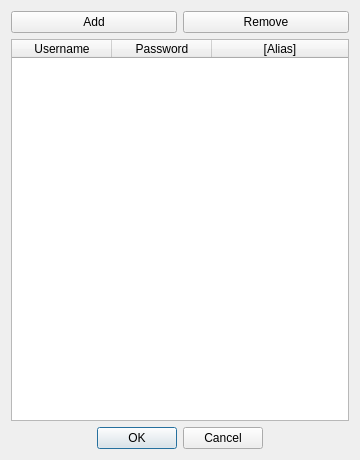
<?xml version="1.0" encoding="UTF-8"?>
<ui version="4.0">
    <class>editDialog</class>
    <widget class="QDialog" name="editDialog">
        <property name="windowModality">
            <enum>Qt::ApplicationModal</enum>
        </property>
        <property name="geometry">
            <rect>
                <x>0</x>
                <y>0</y>
                <width>360</width>
                <height>460</height>
            </rect>
        </property>
        <property name="windowTitle">
            <string>Edit accounts</string>
        </property>
        <layout class="QVBoxLayout" name="verticalLayout">
            <item>
                <layout class="QHBoxLayout" name="horizontalLayout">
                    <item>
                        <widget class="QPushButton" name="btnAdd">
                            <property name="text">
                                <string>Add</string>
                            </property>
                        </widget>
                    </item>
                    <item>
                        <widget class="QPushButton" name="btnRm">
                            <property name="text">
                                <string>Remove</string>
                            </property>
                        </widget>
                    </item>
                </layout>
            </item>
            <item>
                <widget class="QTableWidget" name="tableWidget">
                    <property name="editTriggers">
                        <set>QAbstractItemView::DoubleClicked|QAbstractItemView::EditKeyPressed</set>
                    </property>
                    <property name="selectionMode">
                        <enum>QAbstractItemView::ExtendedSelection</enum>
                    </property>
                    <property name="selectionBehavior">
                        <enum>QAbstractItemView::SelectRows</enum>
                    </property>
                    <property name="textElideMode">
                        <enum>Qt::ElideRight</enum>
                    </property>
                    <property name="verticalScrollMode">
                        <enum>QAbstractItemView::ScrollPerPixel</enum>
                    </property>
                    <property name="horizontalScrollMode">
                        <enum>QAbstractItemView::ScrollPerPixel</enum>
                    </property>
                    <property name="showGrid">
                        <bool>true</bool>
                    </property>
                    <property name="wordWrap">
                        <bool>true</bool>
                    </property>
                    <property name="cornerButtonEnabled">
                        <bool>false</bool>
                    </property>
                    <attribute name="horizontalHeaderHighlightSections">
                        <bool>false</bool>
                    </attribute>
                    <attribute name="horizontalHeaderStretchLastSection">
                        <bool>true</bool>
                    </attribute>
                    <attribute name="verticalHeaderVisible">
                        <bool>false</bool>
                    </attribute>
                    <attribute name="verticalHeaderHighlightSections">
                        <bool>false</bool>
                    </attribute>
                    <column>
                        <property name="text">
                            <string>Username</string>
                        </property>
                    </column>
                    <column>
                        <property name="text">
                            <string>Password</string>
                        </property>
                    </column>
                    <column>
                        <property name="text">
                            <string>[Alias]</string>
                        </property>
                    </column>
                </widget>
            </item>
            <item>
                <widget class="QDialogButtonBox" name="buttonBox">
                    <property name="standardButtons">
                        <set>QDialogButtonBox::Cancel|QDialogButtonBox::Ok</set>
                    </property>
                    <property name="centerButtons">
                        <bool>true</bool>
                    </property>
                </widget>
            </item>
        </layout>
    </widget>
    <resources/>
    <connections/>
</ui>
